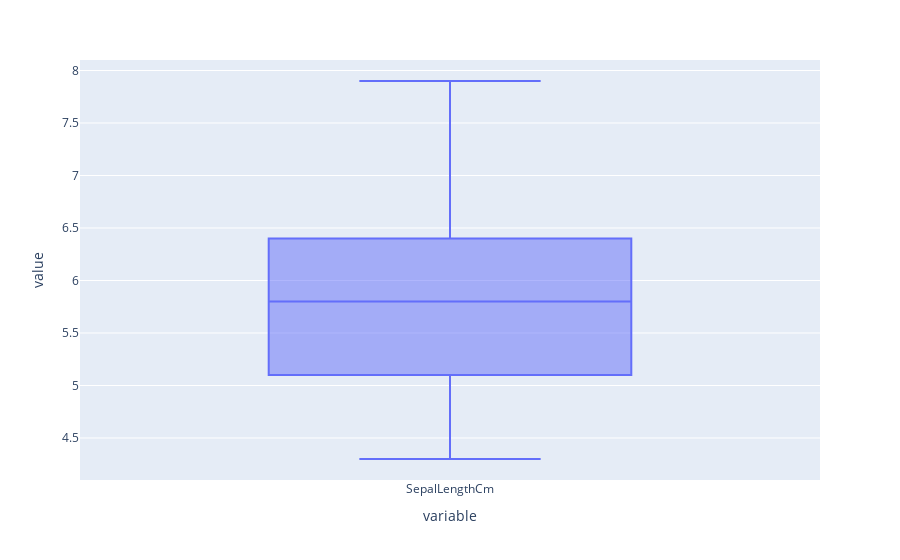

Here is the notebook cell this chart was saved with:
### Code cell
px.box(df['SepalLengthCm'])

### Figure 1 — Plotly figure (JSON) as saved in the notebook; plotly's stock layout.template omitted (floating-point values rounded to 4 significant figures; data arrays with more than 128 entries replaced by an {"elided": "..."} marker saying what was removed)
{"data": [{"alignmentgroup": "True", "hovertemplate": "variable=%{x}<br>value=%{y}<extra></extra>", "legendgroup": "", "marker": {"color": "#636efa"}, "name": "", "notched": false, "offsetgroup": "", "orientation": "v", "showlegend": false, "type": "box", "x": {"elided": "150 str values"}, "x0": " ", "xaxis": "x", "y": {"elided": "150 float values"}, "y0": " ", "yaxis": "y"}], "layout": {"boxmode": "group", "legend": {"tracegroupgap": 0}, "margin": {"t": 60}, "xaxis": {"anchor": "y", "domain": [0, 1], "title": {"text": "variable"}}, "yaxis": {"anchor": "x", "domain": [0, 1], "title": {"text": "value"}}}}
